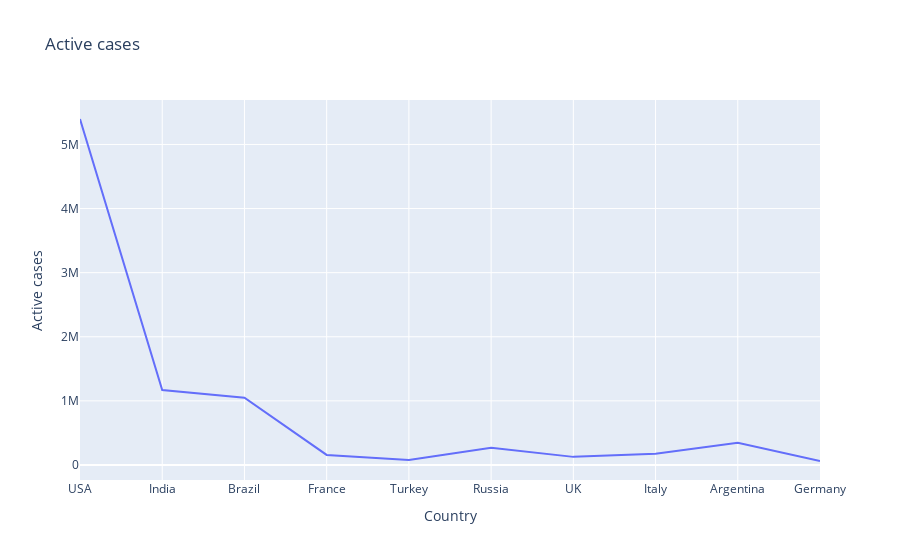

The cell this chart's notebook holds for it:
### Code cell
#active cases
import plotly.express as px
import pandas as pd

df = pd.read_csv('covid_data.csv')
fig = px.line(df,x="Country", y="Active cases",title="Active cases")
fig.show()

### Figure 1 — Plotly figure (JSON) as saved in the notebook; plotly's stock layout.template omitted (floating-point values rounded to 4 significant figures)
{"data": [{"hoverlabel": {"namelength": 0}, "hovertemplate": "Country=%{x}<br>Active cases=%{y}", "legendgroup": "", "line": {"color": "#636efa", "dash": "solid"}, "mode": "lines", "name": "", "showlegend": false, "type": "scatter", "x": ["USA", "India", "Brazil", "France", "Turkey", "Russia", "UK", "Italy", "Argentina", "Germany"], "xaxis": "x", "y": ["5,397,142", "1,167,933", "1,048,750", "156,941", "78,429", "269,456", "126,267", "174,935", "346,361", "61,883"], "yaxis": "y"}], "layout": {"legend": {"tracegroupgap": 0}, "title": {"text": "Active cases"}, "xaxis": {"anchor": "y", "domain": [0, 1], "title": {"text": "Country"}}, "yaxis": {"anchor": "x", "domain": [0, 1], "title": {"text": "Active cases"}}}}
